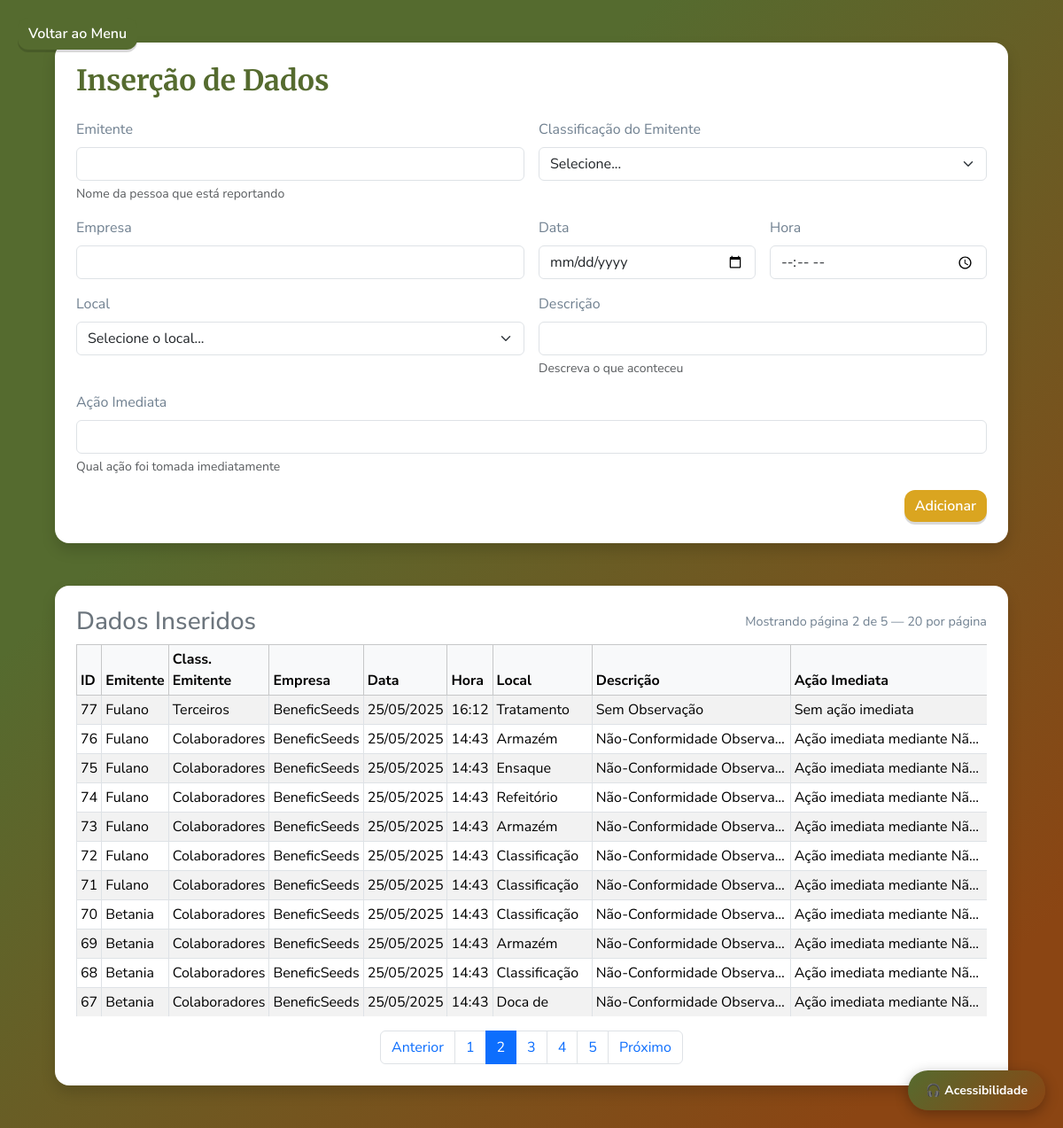
Page /abertura?page=2 on the committed database.
### app.py (models this page shows)
class Entrada(db.Model):
    id = db.Column(db.Integer, primary_key=True)
    emitente = db.Column(db.String(40), nullable=False)
    classificação = db.Column(db.String(15), nullable=False)
    empresa = db.Column(db.String(15), nullable=False)
    data = db.Column(db.Date, nullable=False)
    hora = db.Column(db.Time, nullable=False)
    local = db.Column(db.String(20), nullable=False)
    observação = db.Column(db.String(150), nullable=False)
    ação = db.Column(db.String(150), nullable=False)
    class_sst = db.Column(db.String(50), nullable=True)
    class_ambiental = db.Column(db.String(50), nullable=True)
    causa = db.Column(db.String(300), nullable=True)
    parecer = db.Column(db.String(100), nullable=True)
    num_ordem_man = db.Column(db.String(20), nullable=True)
    obs_sprocedencia = db.Column(db.String(20), nullable=True)
    obs_justificativa = db.Column(db.String(20), nullable=True)
    multipla_condição = db.Column(db.String(60), nullable=True)
    multipla_comportamento = db.Column(db.String(60), nullable=True)
    multipla_ambiental = db.Column(db.String(60), nullable=True)
    funcionario = db.Column(db.String(20), nullable=True)

### app.py (the view, shortened to what this page needs)
@app.route("/abertura", methods=["GET", "POST"])
def abertura():
    page = request.args.get('page', 1, type=int)
    pagination = Entrada.query.order_by(Entrada.id.desc()).paginate(
        page=page, per_page=PER_PAGE, error_out=False
    )
    entradas = pagination.items
    total_pages = pagination.pages or 1
    return render_template('abertura.html',
                           entradas=entradas,
                           page=page,
                           per_page=PER_PAGE,
                           total_pages=total_pages)

### templates/abertura.html (shortened to what this page needs)
{% extends "base.html" %}
{% block content %}
<div class="container py-5 centered">
    <div class="card card-wide shadow p-4 mb-5">
        <h2 class="mb-4">Inserção de Dados</h2>
        <form method="post" class="row g-3">
            <div class="col-md-6">
                <label for="emitente" class="form-label">Emitente</label>
                <input type="text" id="emitente" name="emitente" class="form-control" required
                       aria-describedby="emitenteHelp">
                <div id="emitenteHelp" class="form-text">Nome da pessoa que está reportando</div>
            </div>
            <div class="col-md-6">
                <label class="form-label">Classificação do Emitente</label>
                <select name="classificação" class="form-select" required>
                    <option value="">Selecione...</option>
                </select>
            </div>
            <div class="col-md-6">
                <label class="form-label">Empresa</label>
                <input type="text" name="empresa" class="form-control" required>
            </div>
            <div class="col-md-3">
                <label class="form-label">Data</label>
                <input type="date" name="data" class="form-control" required>
            </div>
            <div class="col-md-3">
                <label class="form-label">Hora</label>
                <input type="time" name="hora" class="form-control" required>
            </div>
            <div class="col-md-6">
                <label class="form-label">Local</label>
                <select name="local" class="form-select" required>
                    <option value="">Selecione o local...</option>
                </select>
            </div>
            <div class="col-md-6">
                <label class="form-label">Descrição</label>
                <input type="text" name="observação" class="form-control" required
                       aria-describedby="descricaoHelp">
                <div id="descricaoHelp" class="form-text">Descreva o que aconteceu</div>
            </div>
            <div class="col-md-12">
                <label class="form-label">Ação Imediata</label>
                <input type="text" name="ação" class="form-control" required
                       aria-describedby="acaoHelp">
                <div id="acaoHelp" class="form-text">Qual ação foi tomada imediatamente</div>
            </div>
            <div class="col-md-12 text-end">
                <button type="submit" class="btn btn-success">Adicionar</button>
            </div>
        </form>
    </div>
    <div class="card card-wide shadow p-4">
        <div class="d-flex justify-content-between align-items-center mb-2">
            <h3 class="mb-0 text-secondary">Dados Inseridos</h3>
            <div class="small-muted">Mostrando página {{ page }} de {{ total_pages }} — {{ per_page }} por página</div>
        </div>
        <div class="table-responsive">
            <table class="table table-bordered table-striped table-sm mb-0">
                <thead class="table-light">
                    <tr>
                        <th>ID</th>
                        <th>Emitente</th>
                        <th>Class. Emitente</th>
                        <th>Empresa</th>
                        <th>Data</th>
                        <th>Hora</th>
                        <th>Local</th>
                        <th>Descrição</th>
                        <th>Ação Imediata</th>
                    </tr>
                </thead>
                <tbody>
                    {% for entrada in entradas %}
                    <tr>
                        <td>{{ entrada.id }}</td>
                        <td class="truncate" title="{{ entrada.emitente }}">{{ entrada.emitente }}</td>
                        <td>{{ entrada.classificação }}</td>
                        <td class="truncate" title="{{ entrada.empresa }}">{{ entrada.empresa }}</td>
                        <td>{{ entrada.data.strftime('%d/%m/%Y') }}</td>
                        <td>{{ entrada.hora.strftime('%H:%M') if entrada.hora else '' }}</td>
                        <td>{{ entrada.local }}</td>
                        <td class="truncate" title="{{ entrada.observação }}">{{ entrada.observação }}</td>
                        <td class="truncate" title="{{ entrada.ação }}">{{ entrada.ação }}</td>
                    </tr>
                    {% else %}
                    <tr>
                        <td colspan="9" class="text-center small-muted">Nenhuma entrada encontrada.</td>
                    </tr>
                    {% endfor %}
                </tbody>
            </table>
        </div>
        {% if total_pages > 1 %}
        <nav aria-label="Paginação" class="mt-3">
            <ul class="pagination justify-content-center mb-0">
                <li class="page-item {% if page <= 1 %}disabled{% endif %}">
                    <a class="page-link" href="?page={{ page - 1 }}" aria-label="Anterior">Anterior</a>
                </li>
                {% set start = page - 3 if page - 3 > 1 else 1 %}
                {% set end = page + 3 if page + 3 < total_pages else total_pages %}
                {% for p in range(start, end + 1) %}
                    <li class="page-item {% if p == page %}active{% endif %}">
                        <a class="page-link" href="?page={{ p }}">{{ p }}</a>
                    </li>
                {% endfor %}
                <li class="page-item {% if page >= total_pages %}disabled{% endif %}">
                    <a class="page-link" href="?page={{ page + 1 }}" aria-label="Próximo">Próximo</a>
                </li>
            </ul>
        </nav>
        {% endif %}
    </div>
</div>
{% endblock %}

### static/css/style.css (style rules this page uses)
:root { --verde-oliva: #556B2F; --amarelo-dourado: #DAA520; --marrom-avermelhado: #8B4513; --cinza-ardosia: #708090; --branco: #FFFFFF; }
body { font-family: 'Nunito Sans', sans-serif; color: var(--cinza-ardosia); background: linear-gradient(135deg, var(--verde-oliva) 30%, var(--marrom-avermelhado) 90%); margin: 0; padding: 0; min-height: 100vh; justify-content: center; }
.card { background-color: var(--branco); border: none; border-radius: 16px; box-shadow: 0 8px 20px rgba(0, 0, 0, 0.2); color: var(--cinza-ardosia); padding: 2.5rem; width: 100%; max-width: 500px; }
.card-wide { background-color: var(--branco); border: none; border-radius: 16px; box-shadow: 0 8px 20px rgba(0, 0, 0, 0.2); color: var(--cinza-ardosia); padding: 2.5rem; width: 100%; max-width: 1200px; }
h2 { font-family: 'Merriweather', serif; color: var(--verde-oliva); font-weight: 700; }
.btn { border-radius: 12px; font-weight: 600; transition: all 0.2s ease; color: var(--branco); box-shadow: 0 3px 0 rgba(0, 0, 0, 0.15); }
.btn-success { background-color: var(--amarelo-dourado); border: none; }
.centered { display: flex; align-items: center; justify-content: center; }
.container { display: flex; justify-content: center; align-items: center; flex-direction: column; min-height: 100vh; max-width: 95%; padding: 2rem; }

### templates/abertura.html (style rules this page uses)
.table-responsive { max-height: 420px; overflow: auto; }
td.truncate { max-width: 14rem; white-space: nowrap; overflow: hidden; text-overflow: ellipsis; }
.small-muted { color: var(--cinza-ardosia); font-size: .9rem; }

### rows in the picture
Entrada: id "77", emitente "Fulano", classificação "Terceiros", empresa "BeneficSeeds", data "25/05/2025", hora "16:12", local "Tratamento", observação "Sem Observação", ação "Sem ação imediata"
Entrada: id "76", emitente "Fulano", classificação "Colaboradores", empresa "BeneficSeeds", data "25/05/2025", hora "14:43", local "Armazém", observação "Não-Conformidade Observa…", ação "Ação imediata mediante Nã…"
Entrada: id "75", emitente "Fulano", classificação "Colaboradores", empresa "BeneficSeeds", data "25/05/2025", hora "14:43", local "Ensaque", observação "Não-Conformidade Observa…", ação "Ação imediata mediante Nã…"
Entrada: id "74", emitente "Fulano", classificação "Colaboradores", empresa "BeneficSeeds", data "25/05/2025", hora "14:43", local "Refeitório", observação "Não-Conformidade Observa…", ação "Ação imediata mediante Nã…"
Entrada: id "73", emitente "Fulano", classificação "Colaboradores", empresa "BeneficSeeds", data "25/05/2025", hora "14:43", local "Armazém", observação "Não-Conformidade Observa…", ação "Ação imediata mediante Nã…"
Entrada: id "72", emitente "Fulano", classificação "Colaboradores", empresa "BeneficSeeds", data "25/05/2025", hora "14:43", local "Classificação", observação "Não-Conformidade Observa…", ação "Ação imediata mediante Nã…"
Entrada: id "71", emitente "Fulano", classificação "Colaboradores", empresa "BeneficSeeds", data "25/05/2025", hora "14:43", local "Classificação", observação "Não-Conformidade Observa…", ação "Ação imediata mediante Nã…"
Entrada: id "70", emitente "Betania", classificação "Colaboradores", empresa "BeneficSeeds", data "25/05/2025", hora "14:43", local "Classificação", observação "Não-Conformidade Observa…", ação "Ação imediata mediante Nã…"
Entrada: id "69", emitente "Betania", classificação "Colaboradores", empresa "BeneficSeeds", data "25/05/2025", hora "14:43", local "Armazém", observação "Não-Conformidade Observa…", ação "Ação imediata mediante Nã…"
Entrada: id "68", emitente "Betania", classificação "Colaboradores", empresa "BeneficSeeds", data "25/05/2025", hora "14:43", local "Classificação", observação "Não-Conformidade Observa…", ação "Ação imediata mediante Nã…"
Entrada: id "67", emitente "Betania", classificação "Colaboradores", empresa "BeneficSeeds", data "25/05/2025", hora "14:43", local "Doca de…", observação "Não-Conformidade Observa…", ação "Ação imediata mediante Nã…"

### other values in the picture
{{ page }} "2"
{{ total_pages }} "5"
{{ per_page }} "20"
{{ p }} "1" "2" "3" "4" "5"
